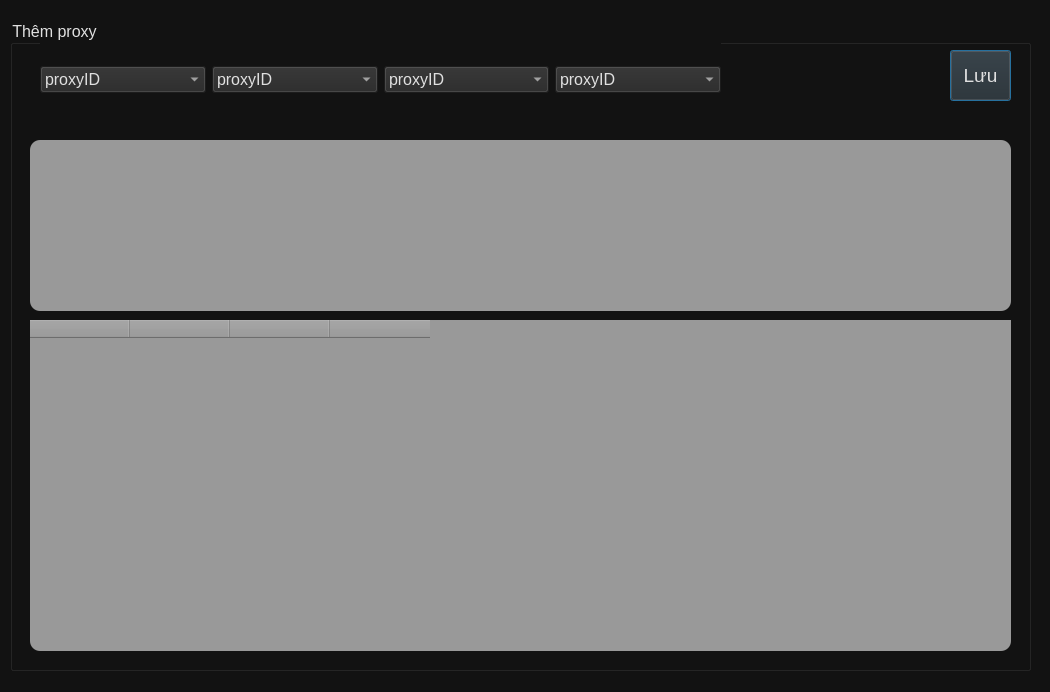
<?xml version="1.0" encoding="UTF-8"?>
<ui version="4.0">
 <class>Dialog</class>
 <widget class="QDialog" name="Dialog">
  <property name="geometry">
   <rect>
    <x>0</x>
    <y>0</y>
    <width>1050</width>
    <height>692</height>
   </rect>
  </property>
  <property name="windowTitle">
   <string>Dialog</string>
  </property>
  <property name="styleSheet">
   <string notr="true">background-color: #121212	</string>
  </property>
  <widget class="QGroupBox" name="addProxyGroupBox">
   <property name="geometry">
    <rect>
     <x>10</x>
     <y>20</y>
     <width>1021</width>
     <height>651</height>
    </rect>
   </property>
   <property name="font">
    <font>
     <pointsize>12</pointsize>
    </font>
   </property>
   <property name="styleSheet">
    <string notr="true">color:#E0E0E0</string>
   </property>
   <property name="title">
    <string>Thêm proxy</string>
   </property>
   <widget class="QWidget" name="horizontalLayoutWidget">
    <property name="geometry">
     <rect>
      <x>30</x>
      <y>20</y>
      <width>681</width>
      <height>80</height>
     </rect>
    </property>
    <layout class="QHBoxLayout" name="horizontalLayout">
     <item>
      <widget class="QComboBox" name="comboBox1">
       <property name="font">
        <font>
         <pointsize>12</pointsize>
        </font>
       </property>
       <property name="styleSheet">
        <string notr="true">background-color: #272727;color:#E0E0E0</string>
       </property>
       <item>
        <property name="text">
         <string>proxyID</string>
        </property>
       </item>
       <item>
        <property name="text">
         <string>port</string>
        </property>
       </item>
       <item>
        <property name="text">
         <string>ussername</string>
        </property>
       </item>
       <item>
        <property name="text">
         <string>pass</string>
        </property>
       </item>
      </widget>
     </item>
     <item>
      <widget class="QComboBox" name="comboBox2">
       <property name="font">
        <font>
         <pointsize>12</pointsize>
        </font>
       </property>
       <property name="styleSheet">
        <string notr="true">background-color: #272727;color:#E0E0E0</string>
       </property>
       <item>
        <property name="text">
         <string>proxyID</string>
        </property>
       </item>
       <item>
        <property name="text">
         <string>port</string>
        </property>
       </item>
       <item>
        <property name="text">
         <string>username</string>
        </property>
       </item>
       <item>
        <property name="text">
         <string>pass</string>
        </property>
       </item>
      </widget>
     </item>
     <item>
      <widget class="QComboBox" name="comboBox3">
       <property name="font">
        <font>
         <pointsize>12</pointsize>
        </font>
       </property>
       <property name="styleSheet">
        <string notr="true">background-color: #272727;color:#E0E0E0</string>
       </property>
       <item>
        <property name="text">
         <string>proxyID</string>
        </property>
       </item>
       <item>
        <property name="text">
         <string>port</string>
        </property>
       </item>
       <item>
        <property name="text">
         <string>username</string>
        </property>
       </item>
       <item>
        <property name="text">
         <string>pass</string>
        </property>
       </item>
      </widget>
     </item>
     <item>
      <widget class="QComboBox" name="comboBox4">
       <property name="font">
        <font>
         <pointsize>12</pointsize>
        </font>
       </property>
       <property name="styleSheet">
        <string notr="true">background-color: #272727;color:#E0E0E0</string>
       </property>
       <item>
        <property name="text">
         <string>proxyID</string>
        </property>
       </item>
       <item>
        <property name="text">
         <string>port</string>
        </property>
       </item>
       <item>
        <property name="text">
         <string>username</string>
        </property>
       </item>
       <item>
        <property name="text">
         <string>pass</string>
        </property>
       </item>
      </widget>
     </item>
    </layout>
   </widget>
   <widget class="QPushButton" name="saveProxy">
    <property name="geometry">
     <rect>
      <x>940</x>
      <y>30</y>
      <width>61</width>
      <height>51</height>
     </rect>
    </property>
    <property name="font">
     <font>
      <pointsize>14</pointsize>
     </font>
    </property>
    <property name="styleSheet">
     <string notr="true">background-color: #272727;color:#E0E0E0</string>
    </property>
    <property name="text">
     <string>Lưu</string>
    </property>
   </widget>
   <widget class="QPlainTextEdit" name="inputTextProxy">
    <property name="geometry">
     <rect>
      <x>20</x>
      <y>120</y>
      <width>981</width>
      <height>171</height>
     </rect>
    </property>
    <property name="font">
     <font>
      <pointsize>12</pointsize>
     </font>
    </property>
    <property name="styleSheet">
     <string notr="true">background-color:#999999;border-radius:10px;color:#E0E0E0</string>
    </property>
   </widget>
   <widget class="QTableWidget" name="proxyTextTable">
    <property name="geometry">
     <rect>
      <x>20</x>
      <y>300</y>
      <width>981</width>
      <height>331</height>
     </rect>
    </property>
    <property name="font">
     <font>
      <pointsize>12</pointsize>
     </font>
    </property>
    <property name="styleSheet">
     <string notr="true">background-color:#999999;border-radius:10px;color:#E0E0E0</string>
    </property>
    <column>
     <property name="text">
      <string/>
     </property>
    </column>
    <column>
     <property name="text">
      <string/>
     </property>
    </column>
    <column>
     <property name="text">
      <string/>
     </property>
    </column>
    <column>
     <property name="text">
      <string/>
     </property>
    </column>
   </widget>
  </widget>
 </widget>
 <resources/>
 <connections/>
</ui>
